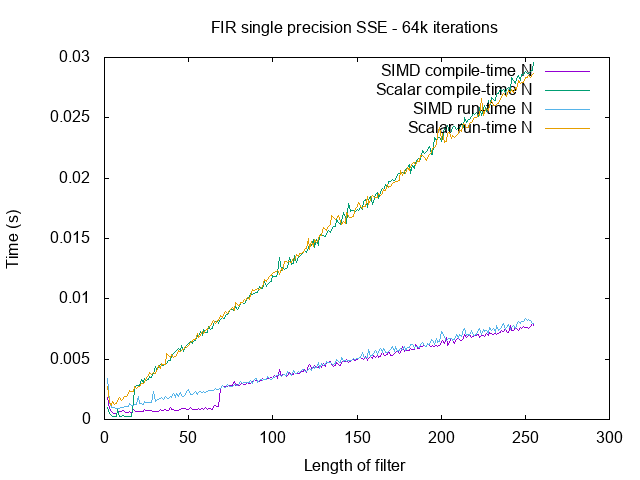

Here is the gnuplot script that generated this plot:
set title "FIR single precision SSE - 64k iterations"

set xlabel "Length of filter"
set ylabel "Time (s)"

plot "fir-sse.dat" u 1:2 w lines t "SIMD compile-time N", \
     "" u 1:3 w lines t "Scalar compile-time N", \
     "" u 1:4 w lines t "SIMD run-time N", \
     "" u 1:5 w lines t "Scalar run-time N"
